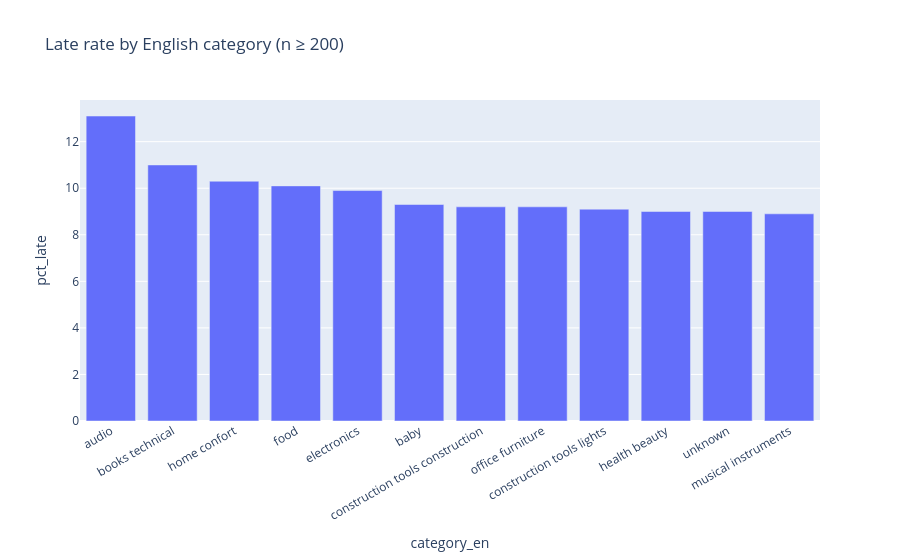

This figure's notebook cell:
### Markdown cell above
## Bonus — English categories

`product_category_name` is Portuguese. We map it with `product_category_name_translation.csv` so furniture vs electronics is readable.

### Code cell
cat = pd.DataFrame(summary['category_table'])
fig = px.bar(cat.sort_values('pct_late', ascending=False).head(12), x='category_en', y='pct_late',
             title='Late rate by English category (n ≥ 200)')
fig.update_layout(xaxis_tickangle=-30)
fig.show()
cat.head(10)

### Figure 1 — Plotly figure (JSON) as saved in the notebook; plotly's stock layout.template omitted (floating-point values rounded to 4 significant figures)
{"data": [{"hovertemplate": "category_en=%{x}<br>pct_late=%{y}<extra></extra>", "legendgroup": "", "marker": {"color": "#636efa", "pattern": {"shape": ""}}, "name": "", "orientation": "v", "showlegend": false, "textposition": "auto", "type": "bar", "x": ["audio", "books technical", "home confort", "food", "electronics", "baby", "construction tools construction", "office furniture", "construction tools lights", "health beauty", "unknown", "musical instruments"], "xaxis": "x", "y": [13.1, 11.0, 10.3, 10.1, 9.9, 9.3, 9.2, 9.2, 9.1, 9.0, 9.0, 8.9], "yaxis": "y"}], "layout": {"barmode": "relative", "legend": {"tracegroupgap": 0}, "title": {"text": "Late rate by English category (n ≥ 200)"}, "xaxis": {"anchor": "y", "domain": [0.0, 1.0], "tickangle": -30, "title": {"text": "category_en"}}, "yaxis": {"anchor": "x", "domain": [0.0, 1.0], "title": {"text": "pct_late"}}}}
